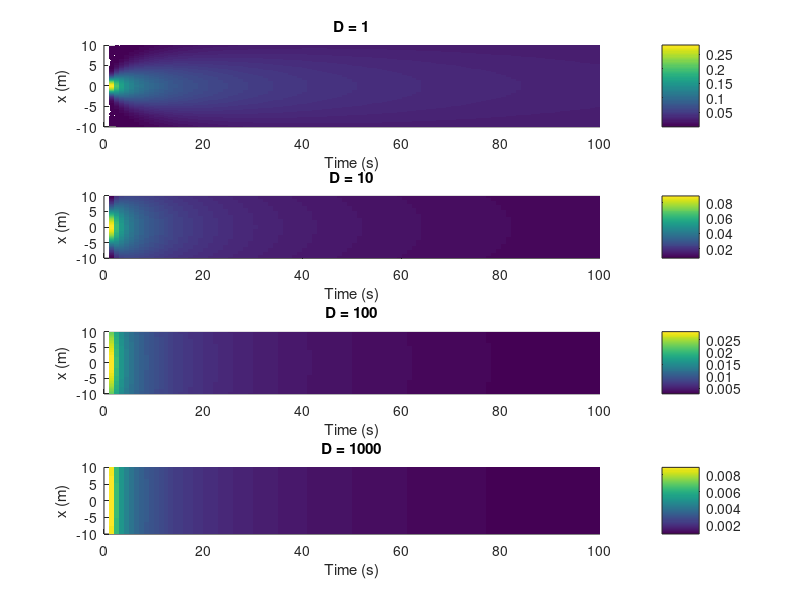
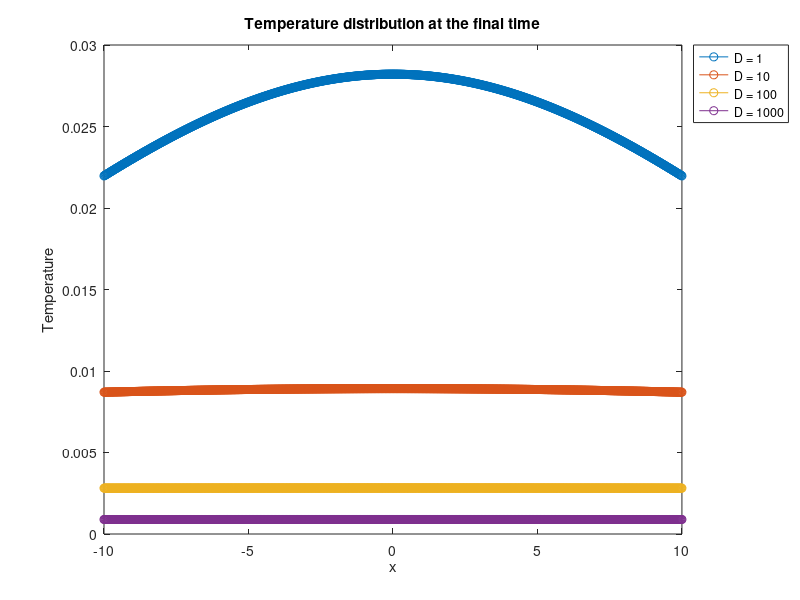

MATLAB code to generate these figures, in order:
%  Lab to look at implementation and diffusion

%  Clean up the workspace
clear
close all
clc

%  Define the number of time steps and spatial steps
num_x = 1000;
num_t = 100;

%  Define several diffusivity values
D = [1, 10, 100, 1000];


%  Define limits for the lower and upper bounds
x_limits = 10;
t_lower = 1;
t_upper = 100;
x = linspace(-x_limits, x_limits, num_x)';
t = linspace(t_lower, t_upper, num_t)';



%  Define an array that will hold how long it takes to compute the heat
%  equation in both vectorized and non_vectorized ways)
elapsed_time = nan(1, 2);

%  Number of diffusivity values
num_d = length(D);

%  Compute the heat equation using non-vectorized methods
tic
for d_counter = 1:num_d
    for x_counter = 1:num_x
        for t_counter = 1:num_t
            u_inefficent(x_counter,t_counter,d_counter) = ...
                         (1/sqrt(4*pi*D(d_counter)*t(t_counter)))*exp(-(x(x_counter).^2)./(4.*D(d_counter).*t(t_counter)));
        end
    end
end
elapsed_time(1) = toc;


%  Compute the heat equation using vectorized methods
u_efficient = nan(num_x, num_t, num_d);
[T, X] = meshgrid(t,x);

tic
for d_counter = 1:d_counter
    u_efficient(:,:,d_counter) = (1./sqrt(4*pi*D(d_counter).*T)).*exp( -(X.^2)./(4.*D(d_counter).*T));
end
elapsed_time(2) = toc;

%  Record the final x values for plotting
final_x = squeeze(u_efficient(:,end,:));


%  Plot out the results in subplots
for counter = 1:num_d
    subplot(num_d,1,counter)  %  If you change this line to figure, you will get multiple figure windows instead of a subplot
    surf(t, x, u_efficient(:,:,counter), 'linestyle', 'none')
    title(['D = ', num2str(D(counter))])
    xlabel('Time (s)')
    ylabel('x (m)')
    view([0, 90])
    colorbar
end

figure
plot(x, final_x, 'o-')
d_cell = cell(size(D));
for counter = 1:num_d
    d_cell{counter} = ['D = ', num2str(D(counter))];
end
legend(d_cell, 'location', 'northeastoutside')
title('Temperature distribution at the final time')
xlabel('x')
ylabel('Temperature')

%  Display (in the command window) how long each way took to run, and the
%  ratio "non_vectorized/vectorized".
disp(['Elapsed time for vectorized grid =     ', num2str(elapsed_time(2))])
disp(['Elapsed time for non-vectorized grid = ', num2str(elapsed_time(1))])
disp(['Ratio of non-vectorized to vectorized time = ', num2str(elapsed_time(1)/elapsed_time(2))])
disp(' ')